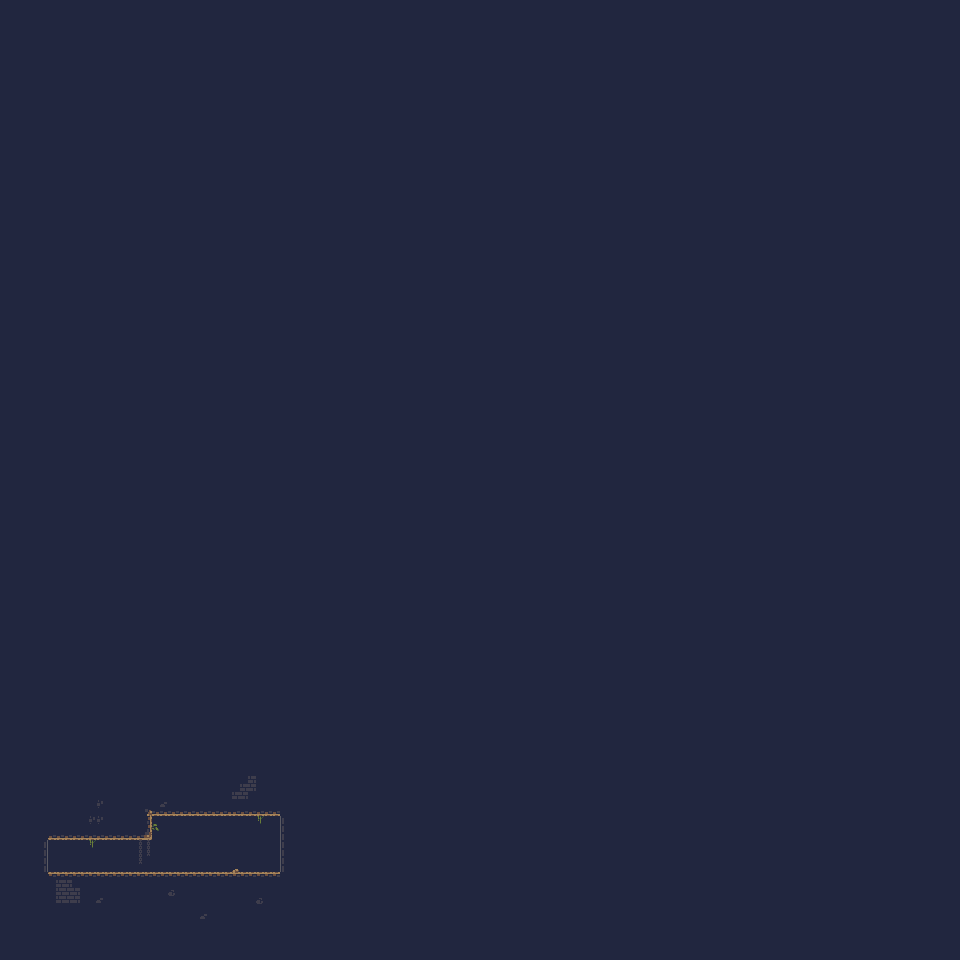

Tiled map render using the project's own tile images. Description and the map definition, with tile-layer contents summarised, below:
An orthogonal 120x120 tile map with 8x8 px tiles, 2 tile layers (background, foreground), 3 tilesets and 13 objects (2x map-change, baddie, slime, skeleton, caves101, ...).

<map version="1.2" tiledversion="1.2.4" orientation="orthogonal" renderorder="right-down" width="120" height="120" tilewidth="8" tileheight="8" infinite="0" nextlayerid="11" nextobjectid="399">
 <tileset firstgid="1" source="cavesofgallet_tiles.tsx" />
 <tileset firstgid="97" source="lightsource.tsx" />
 <tileset firstgid="98" source="cavesofgallet_tiles_transparent.tsx" />
 <layer id="1" name="background" width="120" height="120">
  <data>[14400 cells, 14400 non-empty, 6 distinct tile ids]</data>
 </layer>
 <objectgroup id="2" name="lights">
  <object id="103" gid="97" x="208" y="944" width="256" height="160" />
  <object id="398" gid="97" x="-112" y="960" width="256" height="160" />
 </objectgroup>
 <layer id="3" name="foreground" width="120" height="120">
  <data>[14400 cells, 1324 non-empty, 9 distinct tile ids]</data>
 </layer>
 <objectgroup color="#bc0000" id="4" name="enemies">
  <object id="393" name="baddie" x="176" y="856" />
  <object id="394" name="slime" x="128" y="856" />
  <object id="397" name="skeleton" x="216" y="856" />
 </objectgroup>
 <objectgroup id="5" name="platforms" visible="0">
  <object id="385" x="0" y="824" width="144" height="16" />
  <object id="386" x="0" y="872" width="328" height="16" />
  <object id="387" x="144" y="816" width="8" height="24" />
  <object id="388" x="144" y="808" width="184" height="8" />
 </objectgroup>
 <objectgroup id="6" name="NOTES" visible="0" />
 <objectgroup color="#03c700" id="7" name="powerups" visible="0" />
 <objectgroup color="#0000ff" id="8" name="spawn" visible="0">
  <object id="392" name="caves101" x="256" y="856" />
  <object id="396" name="caves103" x="48" y="856" />
 </objectgroup>
 <objectgroup color="#be00ffff" id="9" name="triggers" visible="0">
  <object id="391" name="to caves101" type="map-change" x="312" y="816" width="16" height="56">
   <properties>
    <property name="action" value="caves101" />
    <property name="type" value="change-scene" />
   </properties>
  </object>
  <object id="395" name="to caves103" type="map-change" x="0" y="840" width="32" height="32">
   <properties>
    <property name="action" value="caves103" />
    <property name="type" value="change-scene" />
   </properties>
  </object>
 </objectgroup>
 <objectgroup id="10" name="interactables" visible="0" />
</map>
